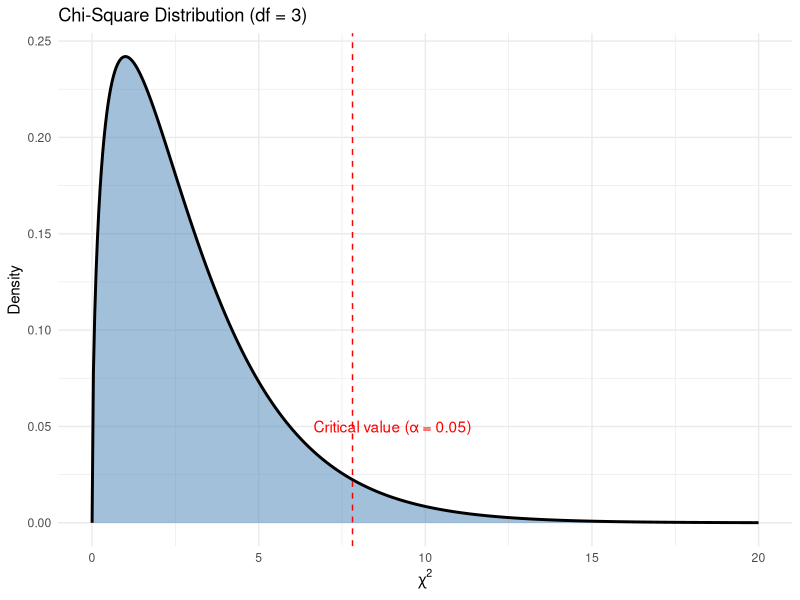

Source code (R):
## ---- chunk 1
library(ggplot2)
library(dplyr)

# Example: chi-square with 3 degrees of freedom
df <- 3
x <- seq(0, 20, length.out = 500)
y <- dchisq(x, df = df)

ggplot(data.frame(x, y), aes(x, y)) +
  geom_area(fill = "steelblue", alpha = 0.5) +
  geom_line(color = "black", linewidth = 1) +
  geom_vline(xintercept = qchisq(0.95, df), linetype = "dashed", color = "red") +
  annotate("text", x = qchisq(0.95, df) + 1.2, y = 0.05,
           label = "Critical value (\u03B1 = 0.05)", color = "red") +
  labs(title = "Chi-Square Distribution (df = 3)",
       x = expression(chi^2), y = "Density") +
  theme_minimal()
## ---- chunk 2
bird_counts <- matrix(c(
  30, 20,  # Glen Affric
  25, 25,  # Glen Nevis
  15, 35   # Rannoch Moor
), ncol = 2, byrow = TRUE)

rownames(bird_counts) <- c("Glen Affric", "Glen Nevis", "Rannoch Moor")
colnames(bird_counts) <- c("Golden Eagle", "Red Kite")
bird_counts

## ---- chunk 3
row_totals <- rowSums(bird_counts)
col_totals <- colSums(bird_counts)
total <- sum(bird_counts)

expected <- outer(row_totals, col_totals) / total
expected

## ---- chunk 4
chisq_contrib <- (bird_counts - expected)^2 / expected
round(chisq_contrib, 2)  # Show individual contributions

chisq_manual <- sum(chisq_contrib)
chisq_manual  # Final chi-square value

## ---- chunk 5
chisq.test(bird_counts)
## ---- chunk 6
observed <- c(Golden_Eagle = 30, Red_Kite = 20)
observed
## ---- chunk 7
expected <- c(0.6, 0.4) * sum(observed)  # 60% and 40% of 50
expected
## ---- chunk 8
chisq.test(x = observed, p = c(0.6, 0.4))
## ---- chunk 9
tab1 <- table(mtcars$cyl, mtcars$am)
knitr::kable(tab1, caption = "Contingency Table: Cylinders vs Transmission")
chisq.test(tab1)
## ---- chunk 10
data(PlantGrowth)
tab2 <- table(PlantGrowth$group)
chisq.test(tab2)
## ---- chunk 11
tab3 <- margin.table(HairEyeColor, margin = c(1, 2))
chisq.test(tab3)
